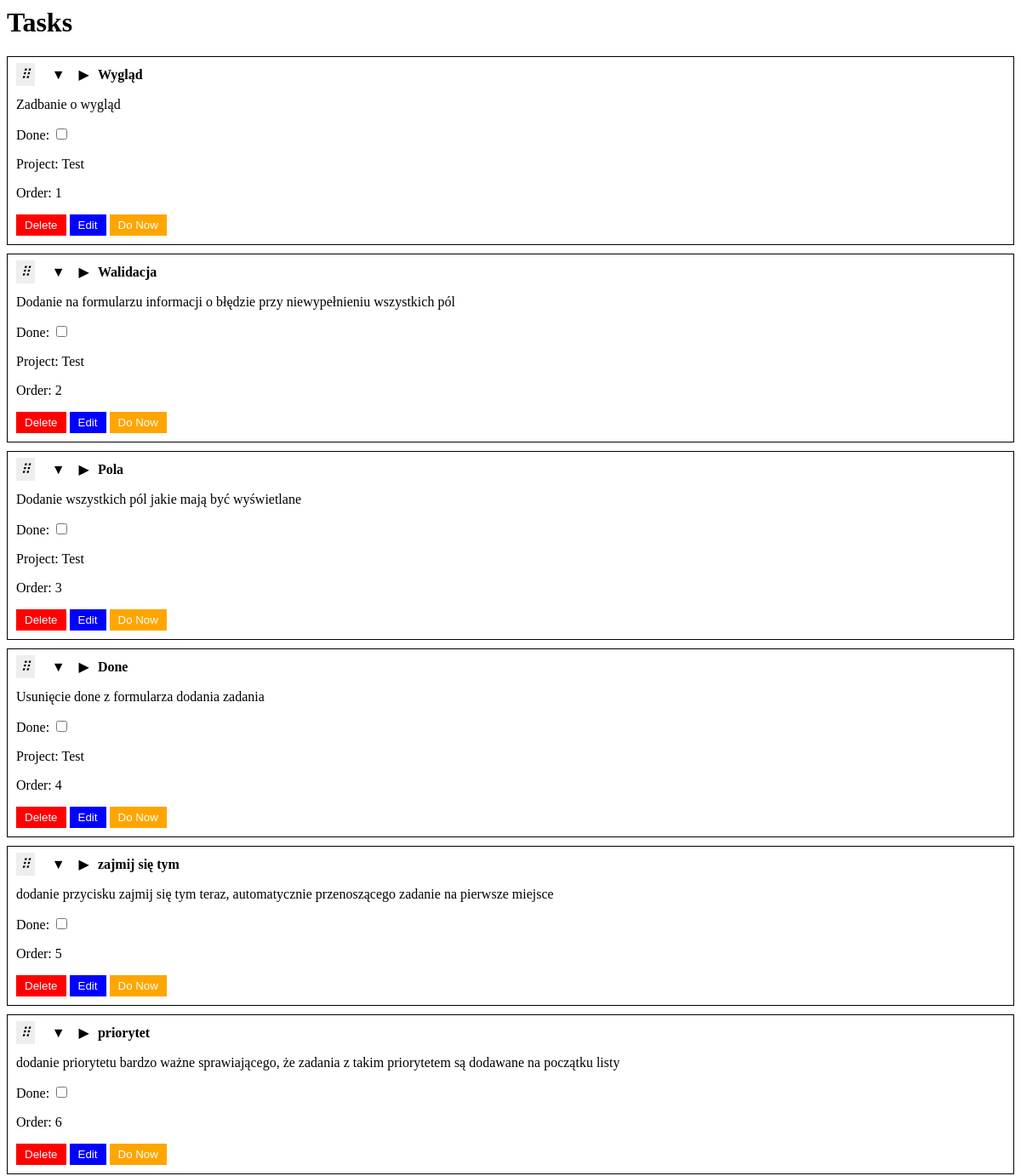
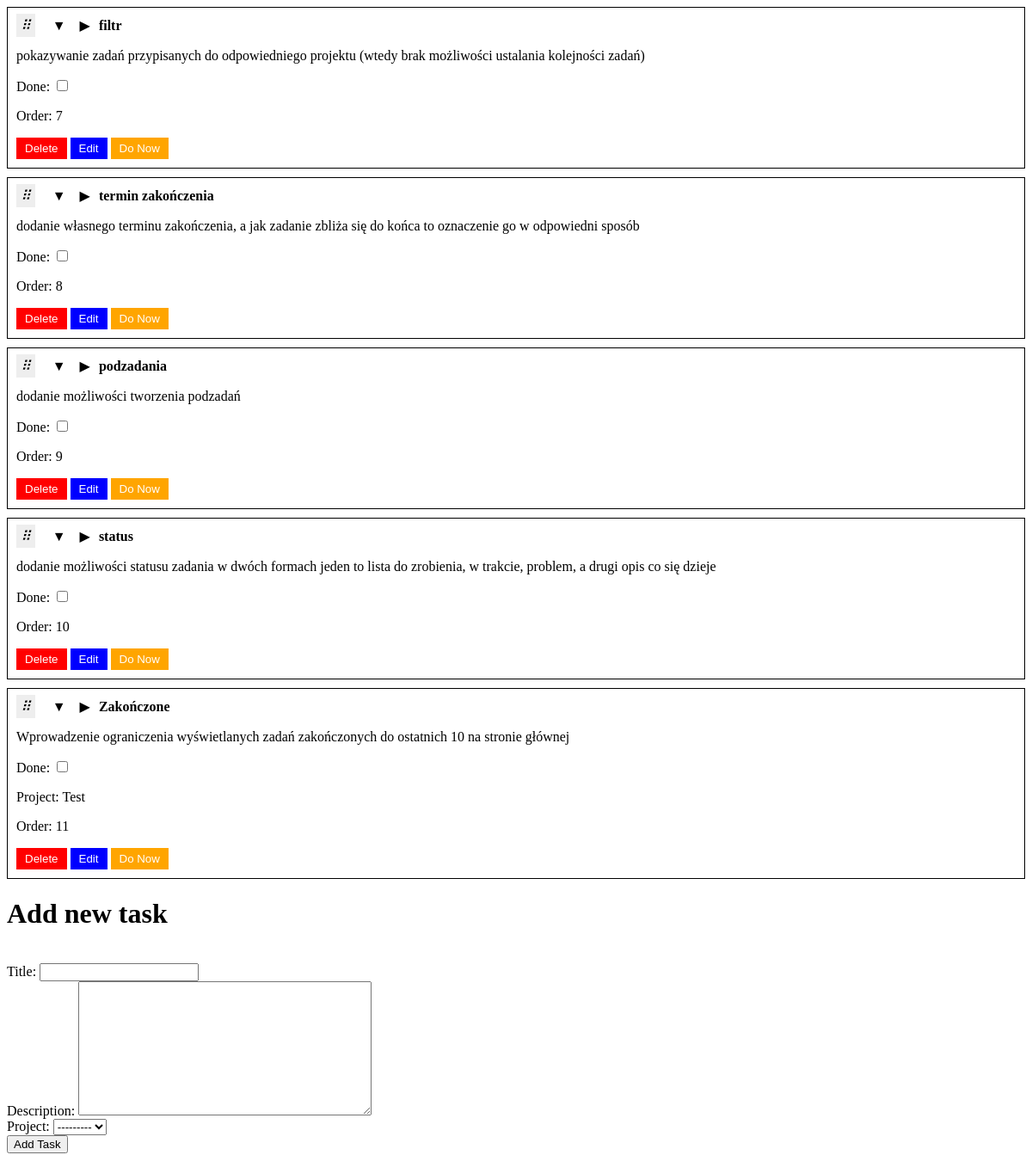
The app's page / (upper part), older data (2 pictures, top to bottom).
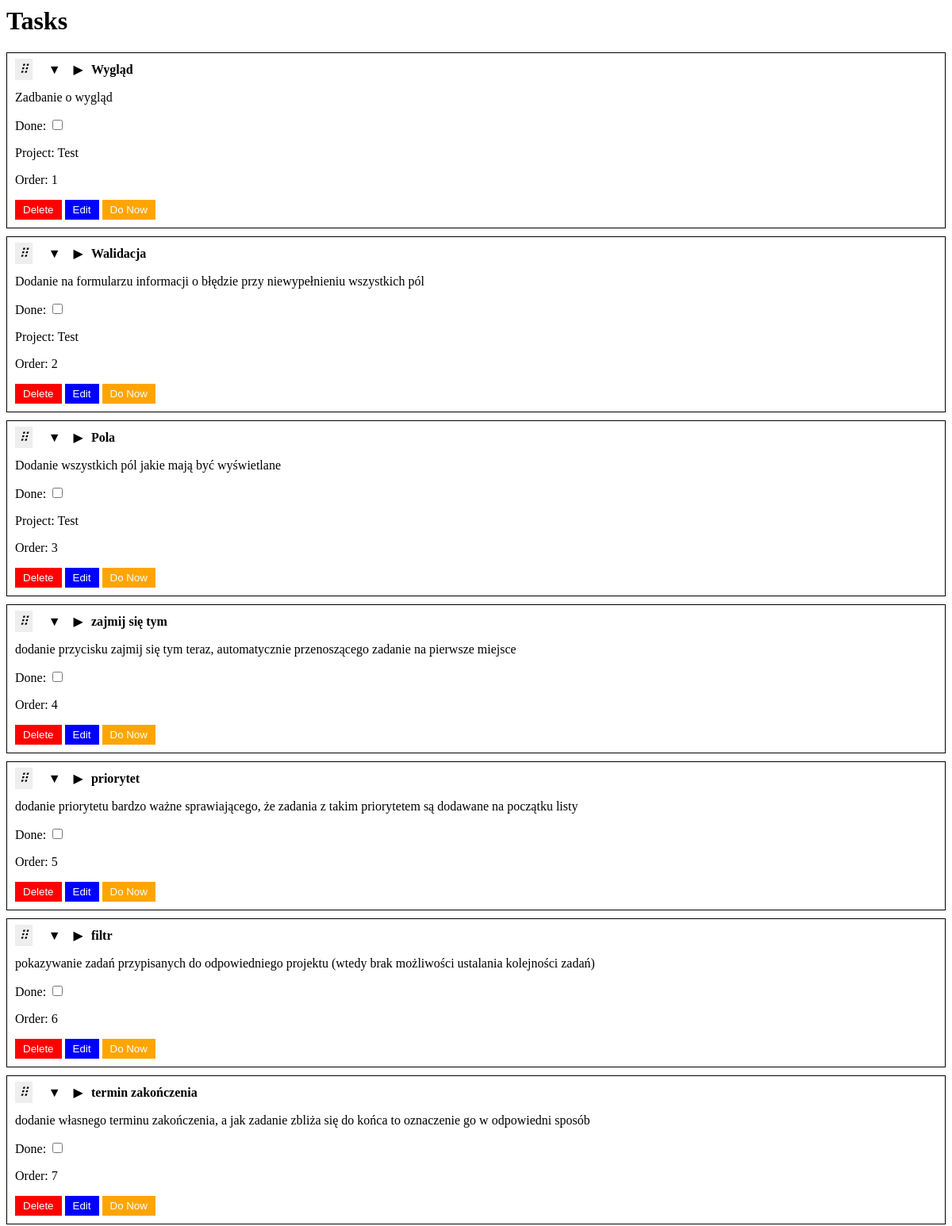
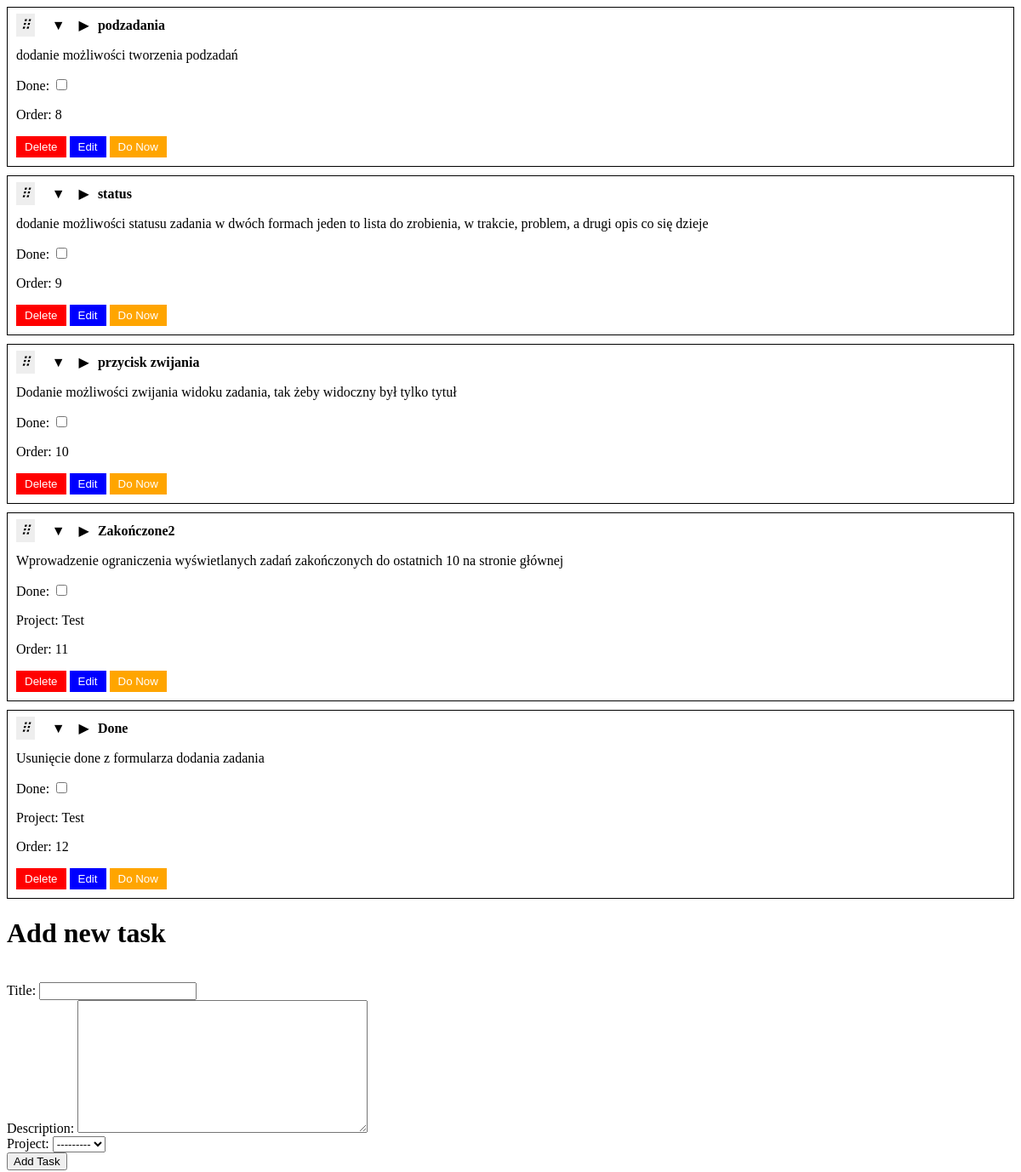
The same page, newer data (2 pictures, top to bottom).
### organizer/models.py (models this page shows, shortened)
class Task(models.Model):
    title = models.CharField(max_length=200)
    description = models.TextField(null=True, blank=True)
    create_date = models.DateTimeField(auto_now_add=True)
    end_date = models.DateTimeField(null=True, blank=True)
    done = models.BooleanField(default=False)
    project = models.ForeignKey(
        Project,
        on_delete=models.CASCADE,
        related_name='tasks',
        null=True,
        blank=True
    )
    order = models.PositiveIntegerField(db_index=True, null=True, blank=True)
    class Meta:
        ordering = ['order']

class Project(models.Model):
    name = models.CharField(max_length=100)
    def __str__(self):
        return self.name

### organizer/views.py (the view)
# urls.py: path('', views.main_view, name='main'),
def main_view(request):
    TaskFormSet = modelformset_factory(Task, form=TaskForm, extra=0)
    tasks = Task.objects.all().order_by('order')
    if request.method == 'POST':
        form = TaskForm(request.POST)
        if form.is_valid():
            task = form.save()
            html = render_to_string('task_item.html', {
                'task_id': task.id,
                'task_title': task.title,
                'task_description': task.description,
                'task_project': task.project,
                'is_done': task.done
            })
            return JsonResponse({'status': 'success', 'html': html, 'task_id': task.id})
    else:
        form = TaskForm()
    return render(request, "main.html", {"tasks": tasks, "form": form})

### organizer/forms.py
class TaskForm(forms.ModelForm):
    class Meta:
        model = Task
        fields = ['title', 'description', 'project', 'done']
        widgets = {
            'done': forms.CheckboxInput(attrs={'class': 'task-done-checkbox'}),
        }

### organizer/templates/main.html (shortened to what this page needs)
<html>
<head>
</head>
<body>
    <h1>Tasks</h1>
    <ul id="sortable-list" style="list-style: none; padding: 0;">
        {% for task in tasks %}
        {% if not task.done %}
            {% include 'task_item.html' with task_id=task.id task_title=task.title task_description=task.description is_done=task.done task_end_date=task.end_date task_project=task.project task_order=task.order %}
            {% endif %}
        {% endfor %}
    </ul>
    <form id="add-task-form">
    <h1>Add new task</h1>
    <br>Title: {{ form.title }}
    <br>Description: {{ form.description }}
    <br>Project: {{ form.project }}
    <br><button type="submit" id="add-task-btn">Add Task</button>
    </form>
</body>
</html>

### organizer/templates/task_item.html (shortened to what this page needs)
<li class="list-group-item"
    data-id="{{ task_id }}"
    style="border: 1px solid black; padding: 10px; margin-bottom: 10px;">
    <div class="task-view" style="display: block;">
        <i class="handle">⠿</i>
        <button class="expand-btn" style="background-color: transparent; border: none; cursor: pointer; font-size: 16px;">&#9660;</button>
        <button class="collapse-btn" style="background-color: transparent; border: none; cursor: pointer; font-size: 16px;">&#9654;</button>
        <strong>{{ task_title }}</strong>
        <div class="task-details" style="display: block; margin-top: 10px;">
        <p>{{ task_description }}</p>
        <p>
            Done: <input type="checkbox"
                class="task-done-checkbox"
                {% if is_done %}checked{% endif %}>
        </p>
        {% if task_project %}
            <p>Project: {{ task_project.name }}</p>
        {% endif %}
        {% if not is_done %}
        <p class="task-order">Order: {{ task_order }}</p>
        {% endif %}
        <button class="delete-task-btn" style="background-color: red; color: white; border: none; padding: 5px 10px; cursor: pointer;">Delete</button>
        <button class="edit-task-btn" style="background-color: blue; color: white; border: none; padding: 5px 10px; cursor: pointer;">Edit</button>
        <button class="do-now-btn" style="background-color: orange; color: white; border: none; padding: 5px 10px; cursor: pointer;">Do Now</button>
        </div>
    </div>
</li>

Row changes from the older to the newer data that the page shows:
changed Task "zajmij się tym": order "5" → "4"
changed Task "priorytet": order "6" → "5"
changed Task "filtr": order "7" → "6"
changed Task "termin zakończenia": order "8" → "7"
changed Task "podzadania": order "9" → "8"
changed Task "status": order "10" → "9"
added Task: title "przycisk zwijania", description "Dodanie możliwości zwijania widoku zadania, tak żeby widoczny był tylko tytuł", order "10"
changed Task: title "Zakończone" → "Zakończone2"
changed Task "Done": order "4" → "12"; moves down the list
